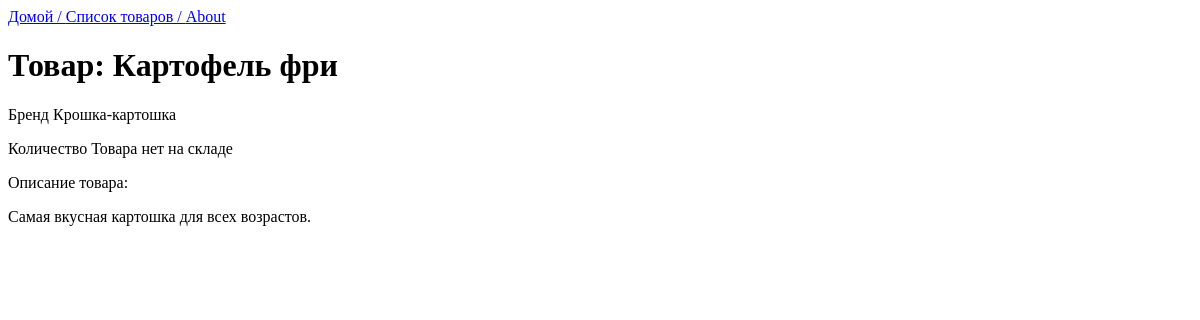
The app's page /item/3/ with its own data.
### MainApp/models.py (models this page shows)
class Item(models.Model):
   name  = models.CharField(max_length=100)
   brand = models.CharField(max_length=100)
   count = models.PositiveIntegerField()
   info = models.TextField(max_length=200, default="Нет описания")

### MainApp/views.py (the view)
# urls.py: path("item/<int:item_id>/", views.get_item, name="item_card"),
def get_item(request,item_id:int):
    try:
       item = Item.objects.get(id = item_id )# next((item for item in items if item.id==item_id),None)
    except ObjectDoesNotExist:
        return HttpResponseNotFound(f'Товар itemid={item_id} не найден')
    else:
        context = {"item":item}
        return render(request,'item.html',context)

### templates/item.html
{% extends 'base.html' %}
{% load static %}
{% block content %}
           <h1>Товар: {{item.name}}</h1>
           <p>Бренд {{item.brand}}</p>
           <p>Количество {{item.count | default:"Товара нет на складе"}}</p>
           <p>Описание товара:</p>
           <p>{{item.info}} </p>
{% endblock %}

### static/style.css (style rules this page uses)
* { box-sizing: border-box; }

### records on screen
Item: name "Картофель фри", brand "Крошка-картошка", count "Товара нет на складе", info "Самая вкусная картошка для всех возрастов."
